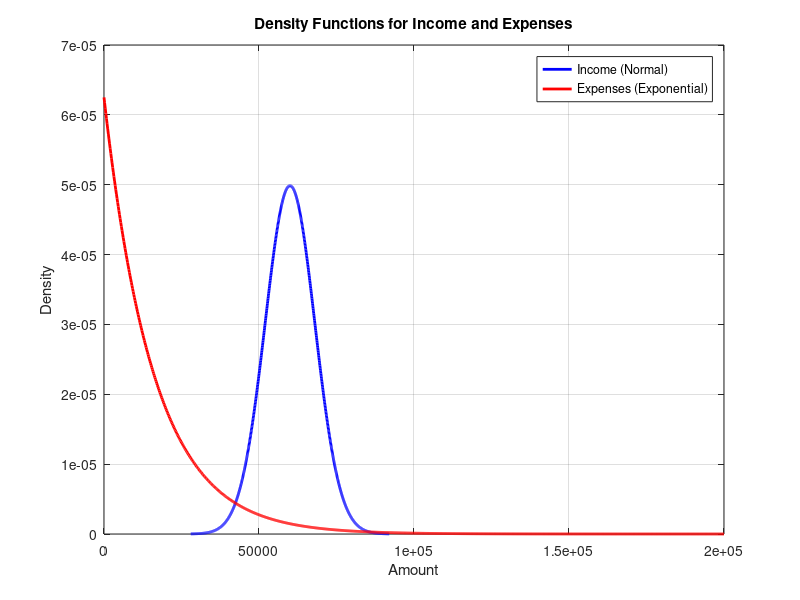

Source code (MATLAB):
meanI = 60000;
sdI = 8000;
exD = 6.25e-5;
income_values = linspace(meanI -4*sdI, meanI +4*sdI, 1000);
income_pdf = normpdf(income_values, meanI, sdI);
expenses_values = linspace(0, 200000, 1000);
expenses_pdf = exppdf(expenses_values, 1 / exD);
figure;
plot(income_values, income_pdf, 'b', 'LineWidth', 2);
hold on;
plot(expenses_values, expenses_pdf, 'r', 'LineWidth', 2);
xlabel('Amount');
ylabel('Density');
title('Density Functions for Income and Expenses');
legend('Income (Normal)', 'Expenses (Exponential)');
grid on;
hold off;
